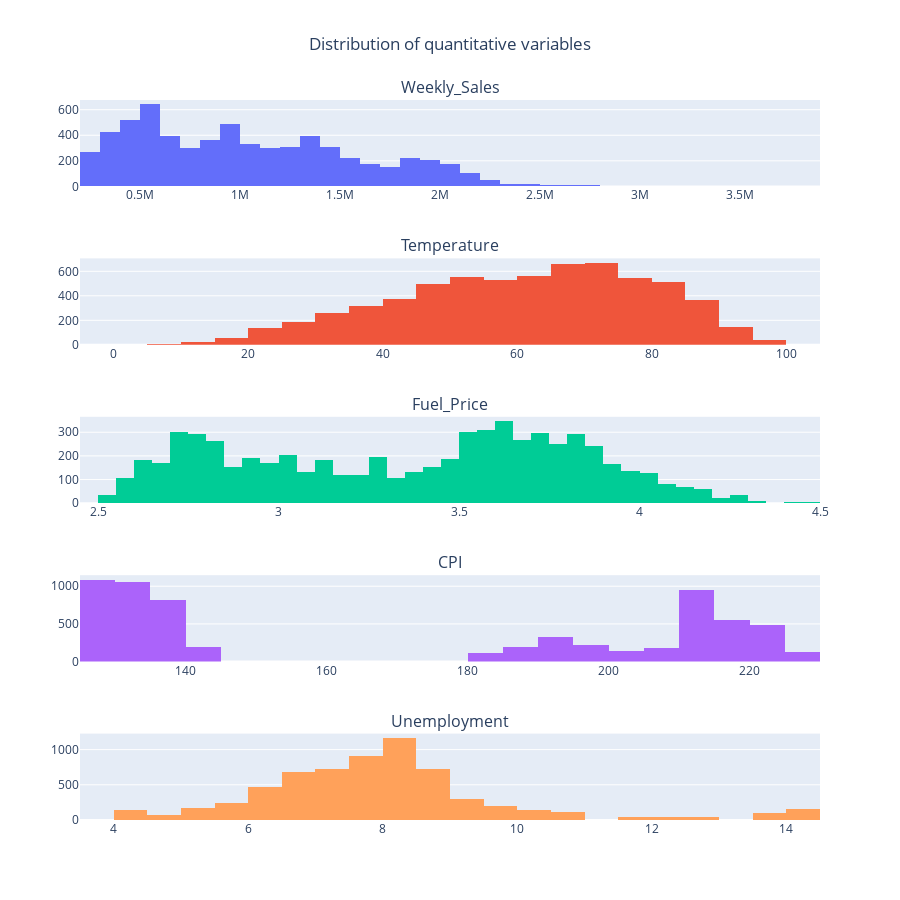

The cell this chart's notebook holds for it:
### Code cell
from plotly.subplots import make_subplots

num_features = ['Weekly_Sales', 'Temperature', 'Fuel_Price', 'CPI', 'Unemployment']
fig = make_subplots(rows = len(num_features), cols = 1, subplot_titles = num_features)
for i in range(len(num_features)):
    fig.add_trace(
        go.Histogram(
            x = dataset[num_features[i]], nbinsx = 50),
        row = i + 1,
        col = 1)
fig.update_layout(
        title = go.layout.Title(text = "Distribution of quantitative variables", x = 0.5), showlegend = False, 
            autosize=False, height=900)
fig.show()

### Figure 1 — Plotly figure (JSON) as saved in the notebook; plotly's stock layout.template omitted (floating-point values rounded to 4 significant figures; data arrays with more than 128 entries replaced by an {"elided": "..."} marker saying what was removed)
{"data": [{"nbinsx": 50, "type": "histogram", "x": {"elided": "6435 float values"}, "xaxis": "x", "yaxis": "y"}, {"nbinsx": 50, "type": "histogram", "x": {"elided": "6435 float values"}, "xaxis": "x2", "yaxis": "y2"}, {"nbinsx": 50, "type": "histogram", "x": {"elided": "6435 float values"}, "xaxis": "x3", "yaxis": "y3"}, {"nbinsx": 50, "type": "histogram", "x": {"elided": "6435 float values"}, "xaxis": "x4", "yaxis": "y4"}, {"nbinsx": 50, "type": "histogram", "x": {"elided": "6435 float values"}, "xaxis": "x5", "yaxis": "y5"}], "layout": {"annotations": [{"font": {"size": 16}, "showarrow": false, "text": "Weekly_Sales", "x": 0.5, "xanchor": "center", "xref": "paper", "y": 1, "yanchor": "bottom", "yref": "paper"}, {"font": {"size": 16}, "showarrow": false, "text": "Temperature", "x": 0.5, "xanchor": "center", "xref": "paper", "y": 0.78, "yanchor": "bottom", "yref": "paper"}, {"font": {"size": 16}, "showarrow": false, "text": "Fuel_Price", "x": 0.5, "xanchor": "center", "xref": "paper", "y": 0.56, "yanchor": "bottom", "yref": "paper"}, {"font": {"size": 16}, "showarrow": false, "text": "CPI", "x": 0.5, "xanchor": "center", "xref": "paper", "y": 0.34, "yanchor": "bottom", "yref": "paper"}, {"font": {"size": 16}, "showarrow": false, "text": "Unemployment", "x": 0.5, "xanchor": "center", "xref": "paper", "y": 0.12, "yanchor": "bottom", "yref": "paper"}], "autosize": false, "height": 900, "showlegend": false, "title": {"text": "Distribution of quantitative variables", "x": 0.5}, "xaxis": {"anchor": "y", "domain": [0, 1]}, "xaxis2": {"anchor": "y2", "domain": [0, 1]}, "xaxis3": {"anchor": "y3", "domain": [0, 1]}, "xaxis4": {"anchor": "y4", "domain": [0, 1]}, "xaxis5": {"anchor": "y5", "domain": [0, 1]}, "yaxis": {"anchor": "x", "domain": [0.88, 1]}, "yaxis2": {"anchor": "x2", "domain": [0.66, 0.78]}, "yaxis3": {"anchor": "x3", "domain": [0.44, 0.56]}, "yaxis4": {"anchor": "x4", "domain": [0.22, 0.34]}, "yaxis5": {"anchor": "x5", "domain": [0, 0.12]}}}
